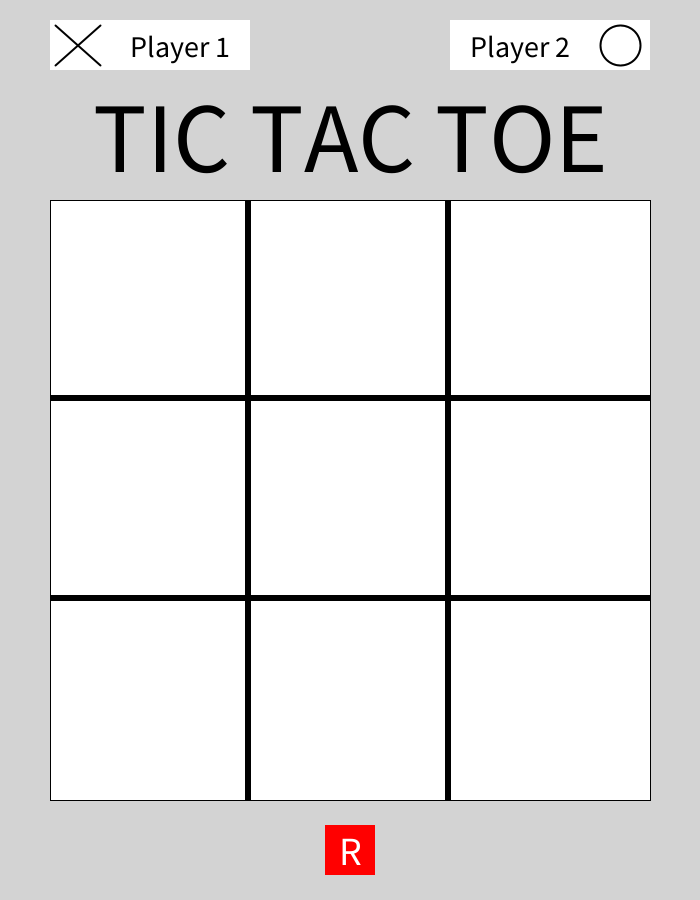
Frame 1 (no input)
Frame 60 (the mouse pressed at the canvas centre just before this capture): identical to frame 1, image omitted
Frame 120 (the mouse held since frame 60 and released just before this capture): identical to frame 1, image omitted

The Processing sketch that drew this single still picture (run headless with seeded random() and noise(); from frame 60 on, the mouse is pressed at the canvas centre):

// Processing sketch: project_tictactoev2
// ── project_tictactoev2.pde
boolean turn; //Player 1 or Player 2's turn
float ol; //Outline to turn indicator at the top of the screen
float x;

void setup() {

  //Setup for the game
  size(700, 900);
  background(#d3d3d3); 

  //Grid
  fill(255);
  rect(50, 200, 600, 600);

  fill(0);
  rect(245, 200, 5, 600);
  rect(445, 200, 5, 600);
  rect(50, 395, 600, 5);
  rect(50, 595, 600, 5);

  //Title
  textSize(100);
  textAlign(CENTER);
  text("TIC TAC TOE", width/2, height/8+60);

  //Player turn
  noStroke();
  fill(255);
  rect(50, 20, 200, 50);
  rect(450, 20, 200, 50);

  //Player 1
  stroke(0);
  strokeWeight(2);
  line(55, 25, 100, 65);
  line(100, 25, 55, 65);

  fill(0);
  textSize(30);
  text("Player 1", 180, 57);

  //Player 2
  stroke(0);
  strokeWeight(2);
  fill(255);
  circle(620, 45, 40);

  textSize(30);
  fill(0);
  text("Player 2", 520, 57);

  //Restart Button
  noStroke();
  fill(255, 0, 0);
  rect(width/2-25, height-75, 50, 50);

  fill(255);
  textSize(40);
  textAlign(CENTER);
  text("R", width/2, height-35);

  turn = true;
  frameRate(60);
}

void draw() {
  
  println(mouseX, mouseY);


 
  //Restart button
  if (mouseX > 325 && mouseX < 375 && mouseY > 825 && mouseY < 875 && mousePressed == true) {

    background(#d3d3d3); 

    //Grid
    fill(255);
    rect(50, 200, 600, 600);

    fill(0);
    rect(245, 200, 5, 600);
    rect(445, 200, 5, 600);
    rect(50, 395, 600, 5);
    rect(50, 595, 600, 5);

    //Title
    textSize(100);
    textAlign(CENTER);
    text("TIC TAC TOE", width/2, height/8+60);

    //Player turn
    noStroke();
    fill(255);
    rect(50, 20, 200, 50);
    rect(450, 20, 200, 50);

    //Player 1
    stroke(0);
    strokeWeight(2);
    line(55, 25, 100, 65);
    line(100, 25, 55, 65);

    fill(0);
    textSize(30);
    text("Player 1", 180, 57);

    //Player 2
    stroke(0);
    strokeWeight(2);
    fill(255);
    circle(620, 45, 40);

    textSize(30);
    fill(0);
    text("Player 2", 520, 57);

    //Restart Button
    noStroke();
    fill(255, 0, 0);
    rect(width/2-25, height-75, 50, 50);

    fill(255);
    textSize(40);
    textAlign(CENTER);
    text("R", width/2, height-35);

    turn = true;
  }
  
}

void restart() {
  
}
